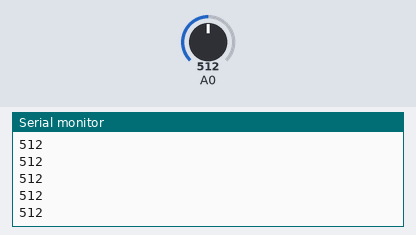
This sketch was run on a simulated Arduino Uno, built with avr-gcc and run on an emulated ATmega328P. Shown: the last lines printed to the serial monitor. The inputs (shaded band) are chosen by the test bench; at power-on: A0 = 512.

Above: at 1.2 s.
1.3 s: A0 set to 716
At 1.64 s:
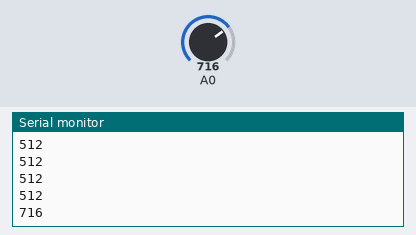
2.8 s: A0 set to 900
At 2.91 s:
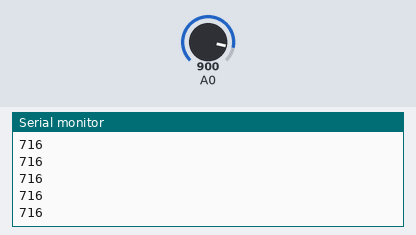
Timing chart, 0 to 5.8 s (numbered marks = the images above; inputs shaded):
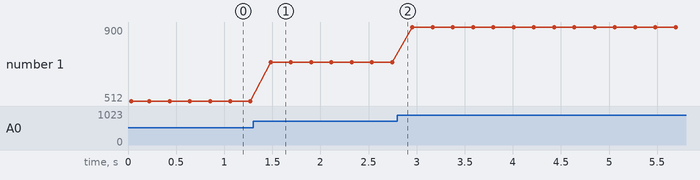

Measured:
- after the input at 1.3 s, the serial monitor: prints a new line after 0.18 s (image 1)
- plotted number 1: 512 → 716 after the input at 1.3 s, 716 → 900 after the input at 2.8 s

The sketch:

Loudness_Sensor.ino
```cpp
int val;
void setup()
{
  Serial.begin(9600);
  Serial.println("DBIT WSD 2020: LOUDNESS SENSOR");
}
void loop()
{
   analogRead(A0);
   delay(10);
   val = analogRead(A0);
   Serial.println(val);
   delay(200);
}
```
